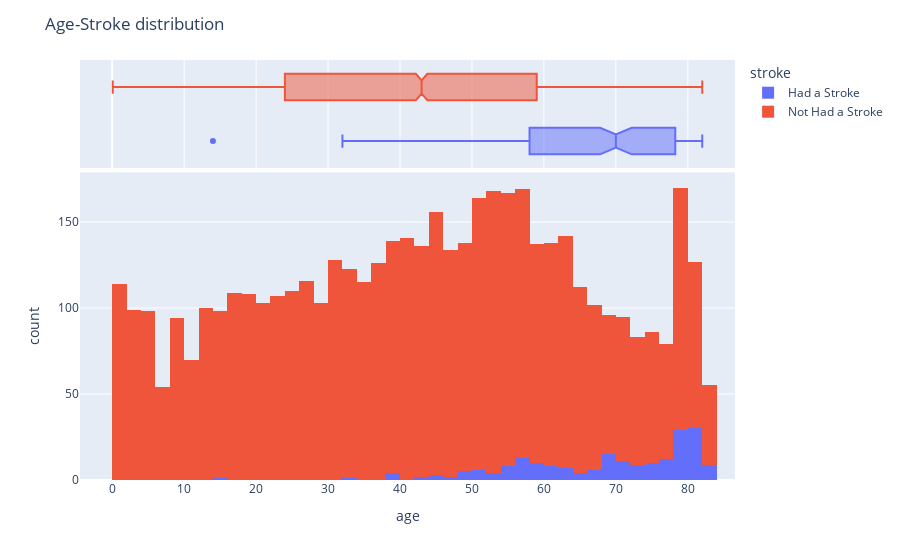

The code cell stored with this chart in its notebook:
### Code cell
fig = px.histogram(data_v, x = 'age',
                   color = 'stroke', marginal='box')
fig.update_layout(
    title = 'Age-Stroke distribution'
)
fig.show()

### Figure 1 — Plotly figure (JSON) as saved in the notebook; plotly's stock layout.template omitted (floating-point values rounded to 4 significant figures; data arrays with more than 128 entries replaced by an {"elided": "..."} marker saying what was removed)
{"data": [{"alignmentgroup": "True", "bingroup": "x", "hovertemplate": "stroke=Had a Stroke<br>age=%{x}<br>count=%{y}<extra></extra>", "legendgroup": "Had a Stroke", "marker": {"color": "#636efa", "pattern": {"shape": ""}}, "name": "Had a Stroke", "offsetgroup": "Had a Stroke", "orientation": "v", "showlegend": true, "type": "histogram", "x": {"elided": "209 int values"}, "xaxis": "x", "yaxis": "y"}, {"alignmentgroup": "True", "hovertemplate": "stroke=Had a Stroke<br>age=%{x}<extra></extra>", "legendgroup": "Had a Stroke", "marker": {"color": "#636efa"}, "name": "Had a Stroke", "notched": true, "offsetgroup": "Had a Stroke", "showlegend": false, "type": "box", "x": {"elided": "209 int values"}, "xaxis": "x2", "yaxis": "y2"}, {"alignmentgroup": "True", "bingroup": "x", "hovertemplate": "stroke=Not Had a Stroke<br>age=%{x}<br>count=%{y}<extra></extra>", "legendgroup": "Not Had a Stroke", "marker": {"color": "#EF553B", "pattern": {"shape": ""}}, "name": "Not Had a Stroke", "offsetgroup": "Not Had a Stroke", "orientation": "v", "showlegend": true, "type": "histogram", "x": {"elided": "4700 float values"}, "xaxis": "x", "yaxis": "y"}, {"alignmentgroup": "True", "hovertemplate": "stroke=Not Had a Stroke<br>age=%{x}<extra></extra>", "legendgroup": "Not Had a Stroke", "marker": {"color": "#EF553B"}, "name": "Not Had a Stroke", "notched": true, "offsetgroup": "Not Had a Stroke", "showlegend": false, "type": "box", "x": {"elided": "4700 float values"}, "xaxis": "x2", "yaxis": "y2"}], "layout": {"barmode": "relative", "legend": {"title": {"text": "stroke"}, "tracegroupgap": 0}, "margin": {"t": 60}, "title": {"text": "Age-Stroke distribution"}, "xaxis": {"anchor": "y", "domain": [0, 1], "title": {"text": "age"}}, "xaxis2": {"anchor": "y2", "domain": [0, 1], "matches": "x", "showgrid": true, "showticklabels": false}, "yaxis": {"anchor": "x", "domain": [0, 0.7326], "title": {"text": "count"}}, "yaxis2": {"anchor": "x2", "domain": [0.7426, 1], "matches": "y2", "showgrid": false, "showline": false, "showticklabels": false, "ticks": ""}}}
